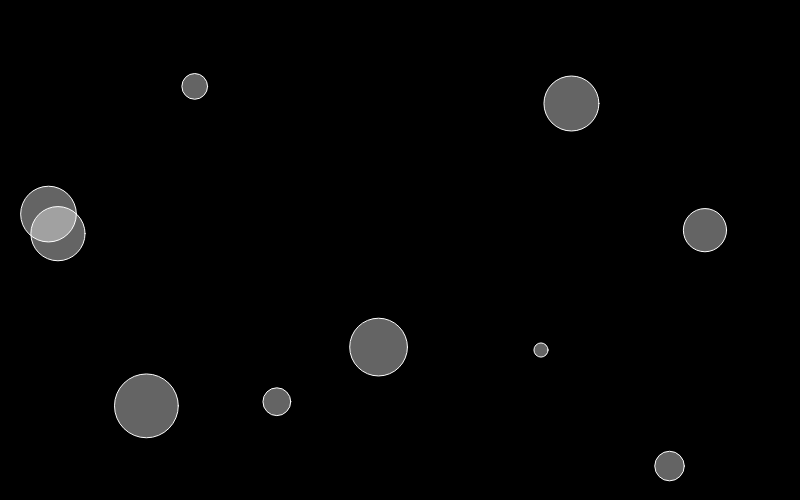
Frame 1 (no input)
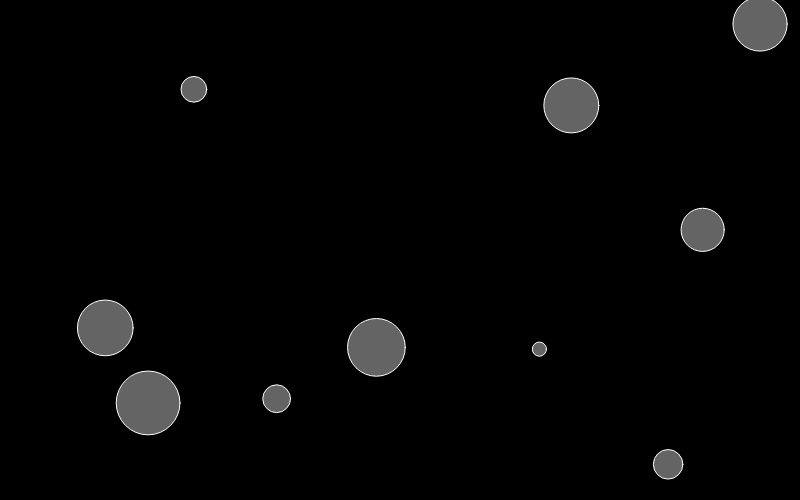
Frame 60 (no input)
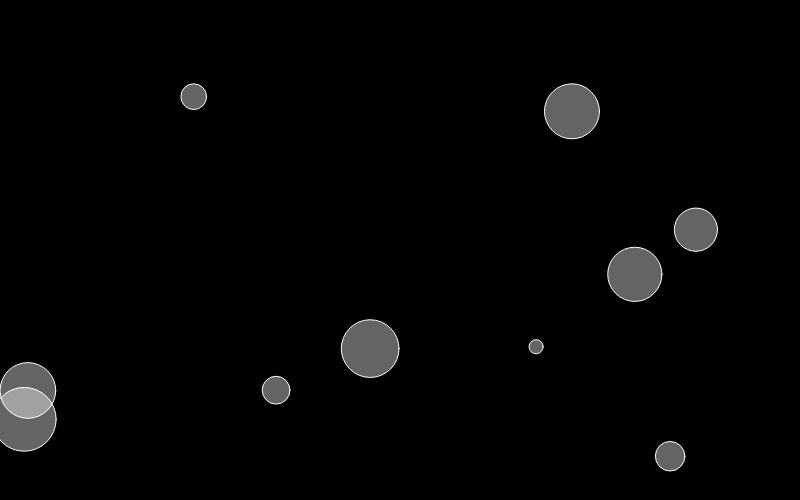
Frame 120 (the mouse pressed at the canvas centre since frame 60)

The p5.js sketch that drew these frames (run headless with seeded random() and noise() and a simulated clock; from frame 60 on, the mouse is pressed at the canvas centre):

// p5.js sketch
// ── sketch.js
var C_GRAVITY = 5;
var particles = [];


function setup() {
  createCanvas(800, 500);
  background(0);

  for (var i = 0; i < 10; i++) {
    particles.push(new Particle(random(width), random(height), random(1, 7))); // (x,y,mass)
  }

}


function draw() {
  background(0);


  for (var a = 0; a < particles.length; a++) {
    for (var b = 0; b < particles.length; b++) {
      if (a != b) {
        particles[a].applyAttraction(particles[b]);
      }
    }
    particles[a].update();
    particles[a].checkEdges();
    particles[a].display();
  }
}
// ── Particle.js
"use strict";

class Particle {
  constructor(x, y, m) {
    this.pos = createVector(x, y);
    this.vel = createVector(0, 0);
    this.acc = createVector(0, 0);
    this.mass = m;
    this.rad = this.mass * 5;
  }
  applyForce(f) {
    f.div(this.mass);
    this.acc.add(f);
  }
  applyAttraction(other) {
    var distance = this.pos.dist(other.pos);
    var magnitude = (C_GRAVITY * this.mass * other.mass) / (distance * distance);
    var force = p5.Vector.sub(other.pos, this.pos);
    force.normalize();
    force.mult(magnitude);
    this.applyForce(force);
  }
  checkEdges() {
    if (this.pos.x < 0) {
      this.pos.x = width;
    } else if (this.pos.x > width) {
      this.pos.x = 0;
    }
    if (this.pos.y < 0) {
      this.pos.y = height;
    } else if (this.pos.y > height) {
      this.pos.y = 0;
    }
  }
  update() {
    this.vel.add(this.acc); // vel = vel + acc;
    this.pos.add(this.vel); // pos = pos + vel;
    this.acc.mult(0); // acceleration has to be reset after being applied! ***
    //
    this.vel.limit(5); // let's not make them too fast..
  }
  display() {
    push();
    translate(this.pos.x, this.pos.y);
    stroke(255);
    fill(255, 100);
    ellipse(0, 0, this.rad * 2, this.rad * 2);
    pop();
  }
}
